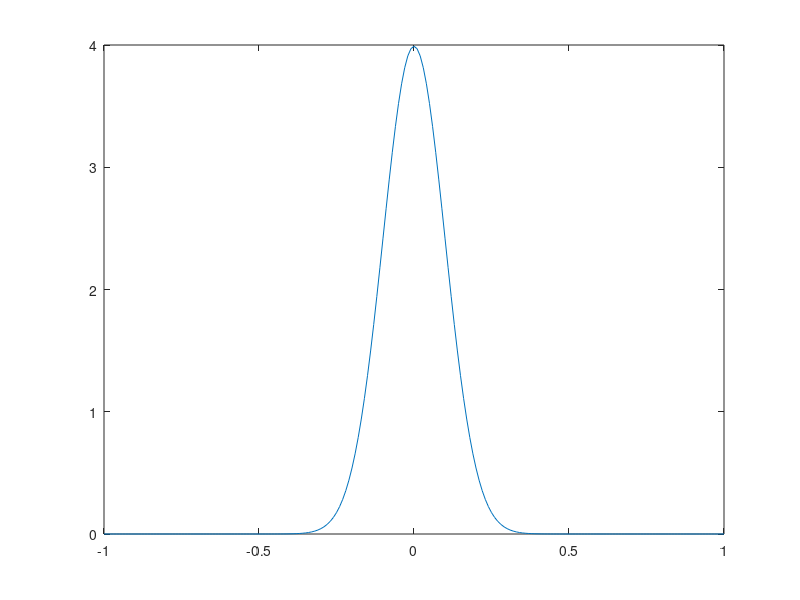

Recreate this plot in MATLAB. (Note: this script raises an error after producing the figure.)
x = -1:.01:1
y = pdf('Normal', x, 0, .1) 
figure
plot(x, y)
samps = []
for i = 1:1000
    s = sample_from_normal(.01);
    samps = [samps s];
    
end

function [sample] = sample_from_normal(variance)
       all_rand = (2 * variance) .* rand(12, 1) - variance ;
       sample = sum(all_rand)/2;
end


